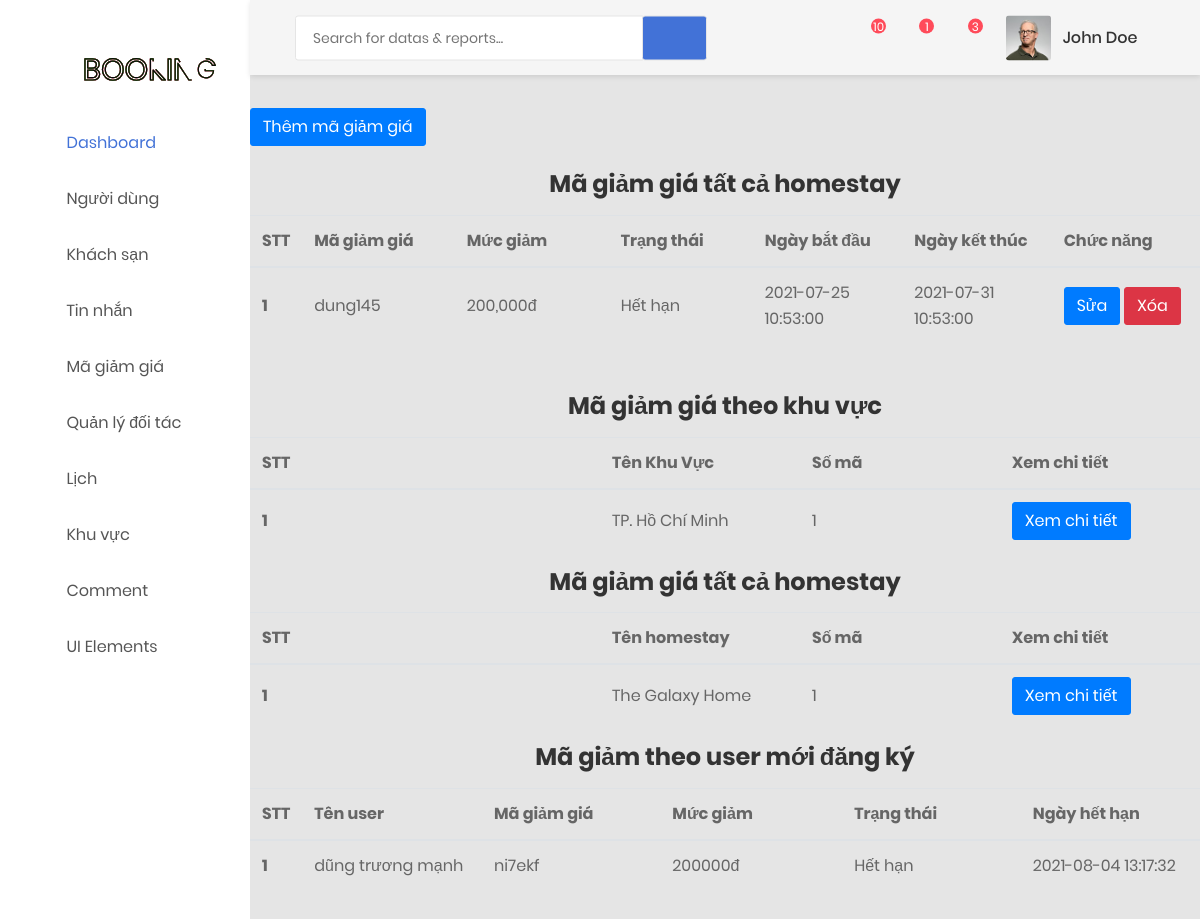
/admin/magiamgia.php, run on the app's committed database.
### tables this page shows
CREATE TABLE `maggall` (
  `id` int(11) NOT NULL,
  `magiamgia` text NOT NULL,
  `mucgiam` int(11) NOT NULL,
  `status` int(11) NOT NULL,
  `time_up` datetime NOT NULL,
  `time_out` datetime NOT NULL,
  `time` datetime NOT NULL
);

CREATE TABLE `khuvuc` (
  `id` int(11) NOT NULL,
  `name` varchar(50) NOT NULL,
  `image` text NOT NULL,
  `address` text NOT NULL,
  `time` datetime NOT NULL
);

CREATE TABLE `khachsan` (
  `id` int(11) NOT NULL,
  `id_doitac` int(11) NOT NULL,
  `name` text NOT NULL,
  `price` int(11) NOT NULL,
  `address` text NOT NULL,
  `phone` text NOT NULL,
  `love` bit(1) NOT NULL,
  `image` text NOT NULL,
  `sophong` int(11) NOT NULL,
  `id_khuvuc` int(11) NOT NULL,
  `danhgia` text NOT NULL,
  `time` datetime NOT NULL
);

CREATE TABLE `mgguser` (
  `id` int(11) NOT NULL,
  `id_user` int(11) NOT NULL,
  `status` int(11) NOT NULL,
  `magiamgia` text NOT NULL,
  `mucgiam` int(11) NOT NULL,
  `time_out` datetime NOT NULL,
  `time` datetime NOT NULL
);

CREATE TABLE `user` (
  `id` int(11) NOT NULL,
  `name` varchar(50) NOT NULL,
  `email` text NOT NULL,
  `password` text NOT NULL,
  `address` text NOT NULL,
  `phone` text NOT NULL,
  `avatar` text NOT NULL,
  `time` datetime NOT NULL
);

### admin/connect.php (called while the page is built, shortened)
<?php
    $timestamp = time();
    $today = date('Y-m-d H:i:s',$timestamp);
?>

### admin/magiamgia.php (the view, shortened to what this page needs)
<?php
    include 'header.php';
?>
<a href="addmagiamgia.php" class="btn btn-primary my-2">Thêm mã giảm giá</a>
<h3 class="text-center my-3">Mã giảm giá tất cả homestay</h3>
<table class="table">
  <thead>
    <tr>
      <th scope="col">STT</th>
      <th scope="col">Mã giảm giá</th>
      <th scope="col">Mức giảm</th>
      <th scope="col">Trạng thái</th>
      <th scope="col">Ngày bắt đầu</th>
      <th scope="col">Ngày kết thúc</th>
      <th scope="col">Chức năng</th>
    </tr>
  </thead>
  <tbody>
    <?php
        $sql_all = "SELECT * FROM maggall";
        $result_all = $conn->query($sql_all);
        if($result_all->num_rows > 0){
            $dem_all = 0;
            while($row_all = $result_all->fetch_assoc()){
                $dem_all++;
                $id_all = $row_all['id'];
                $magiamgia_all = $row_all['magiamgia'];
                $time_up_all = $row_all['time_up'];
                $mucgiam_all = $row_all['mucgiam'];
                $time_out_all = $row_all['time_out'];
                $status_all = $row_all['status'];
                echo '<tr>
                <th scope="row">'.$dem_all.'</th>
                <td>'.$magiamgia_all.'</td>';
                if($status_all == 1){
                  echo '<td>'.number_format($mucgiam_all).'đ</td>';
                }else{
                  echo '<td>'.$mucgiam_all.'%</td>';
                }
                if(strtotime($time_out_all) > strtotime($today)){
                  echo '<td>Còn hạn</td>';
                }else{
                  echo '<td>Hết hạn</td>';
                }
                echo '<td>'.$time_up_all.'</td>
                <td>'.$time_out_all.'</td>
                <td>
                  <a class="btn btn-primary" href="editmaggall.php?id='.$id_all.'">Sửa</a>
                  <a class="btn btn-danger" onclick="return confirm(\'Bạn có muốn xóa không ?\')" href="deletemaggall.php?id='.$id_all.'">Xóa</a>
                </td>
              </tr>';
            }
        }
    ?>
  </tbody>
</table>
<h3 class="text-center my-3 mt-5">Mã giảm giá theo khu vực</h3>
<table class="table">
  <thead>
    <tr>
      <th scope="col">STT</th>
      <th scope="col">Tên Khu Vực</th>
      <th scope="col">Số mã</th>
      <th scope="col">Xem chi tiết</th>
    </tr>
  </thead>
  <tbody>
    <?php
        $sql_1 = "SELECT DISTINCT id_khuvuc FROM mggkhuvuc";
        $result_1= $conn->query($sql_1);
        if($result_1->num_rows > 0){
            $dem_1 = 0;
            while($row_1 = $result_1->fetch_assoc()){
                $dem_1++;
                $id_1 = $row_1['id_khuvuc'];
                $sql_2= "SELECT * FROM khuvuc WHERE id = $id_1";
                $result_2 = $conn -> query($sql_2);
                if($result_2->num_rows > 0){
                    while($row_2 = $result_2->fetch_assoc()){
                      $name_khuvuc = $row_2['name'];
                    }
                }
                $sql_all = "SELECT * FROM mggkhuvuc WHERE id_khuvuc = $id_1";
                $result_all = $conn->query($sql_all);
                if($result_all->num_rows > 0){
                    $dem_2=0;
                    while($row_all = $result_all->fetch_assoc()){
                        $dem_2++;
                    }
                }
                echo '<tr>
                <th scope="row">'.$dem_1.'</th>
                <td>'.$name_khuvuc.'</td>
                <td>'.$dem_2.'</td>
                <td><a class="btn btn-primary" href="magiamgiadetail.php?id='.$id_1.'&loai=khuvuc">Xem chi tiết</a></td>
              </tr>';
            }
        }
    ?>
  </tbody>
</table>
<h3 class="text-center my-3">Mã giảm giá tất cả homestay</h3>
<table class="table">
  <thead>
    <tr>
      <th  scope="col">STT</th>
      <th  scope="col">Tên homestay</th>
      <th  scope="col">Số mã</th>
      <th  scope="col">Xem chi tiết</th>
    </tr>
  </thead>
  <tbody>
    <?php
        $sql_ma = "SELECT DISTINCT id_khachsan FROM phieugiamgia";
        $result_ma = $conn->query($sql_ma);
        if($result_ma->num_rows > 0){
            $dem1 = 0;
            while($row_ma = $result_ma->fetch_assoc()){
                $dem1++;
                $id_hs = $row_ma['id_khachsan'];
                $sql_hs = "SELECT * FROM khachsan WHERE id = $id_hs";
                $result_hs = $conn -> query($sql_hs);
                if($result_hs->num_rows > 0){
                    while($row_hs = $result_hs->fetch_assoc()){
                      $name = $row_hs['name'];
                    }
                }
                $sql_magiam = "SELECT * FROM phieugiamgia WHERE id_khachsan = $id_hs";
                $result_magiam = $conn->query($sql_magiam);
                if($result_magiam->num_rows > 0){
                    $dem=0;
                    while($row_magiam = $result_magiam->fetch_assoc()){
                        $dem++;
                    }
                }
                echo '<tr>
                <th scope="row">'.$dem1.'</th>
                <td>'.$name.'</td>
                <td>'.$dem.'</td>
                <td><a class="btn btn-primary" href="magiamgiadetail.php?id='.$id_hs.'&loai=homestay">Xem chi tiết</a></td>
              </tr>';
            }
        }
    ?>
  </tbody>
</table>
<h3 class="text-center my-3">Mã giảm theo user mới đăng ký</h3>
<table class="table">
  <thead>
    <tr>
      <th scope="col">STT</th>
      <th scope="col">Tên user</th>
      <th scope="col">Mã giảm giá</th>
      <th scope="col">Mức giảm</th>
      <th scope="col">Trạng thái</th>
      <th scope="col">Ngày hết hạn</th>
    </tr>
  </thead>
  <tbody>
    <?php
        $sql_mauser = "SELECT* FROM mgguser";
        $result_mauser = $conn->query($sql_mauser);
        if($result_mauser->num_rows > 0){
            $dem1 = 0;
            while($row_mauser = $result_mauser->fetch_assoc()){
                $dem1++;
                $name_magguser = $row_mauser['magiamgia'];
                $time_out = $row_mauser['time_out'];
                $mucgiam = $row_mauser['mucgiam'];
                $id_user = $row_mauser['id_user'];
                $sql_user = "SELECT * FROM user WHERE id = $id_user";
                $result_user = $conn -> query($sql_user);
                if($result_user->num_rows > 0){
                  while($row_user = $result_user->fetch_assoc()){
                    $name_user = $row_user['name'];
                  }
                }
                echo '<tr>
                <th scope="row">'.$dem1.'</th>
                <td>'.$name_user.'</td>
                <td>'.$name_magguser.'</td>
                <td>'.$mucgiam.'đ</td>';
                if(strtotime($time_out) > strtotime($today)){
                  echo '<td>Còn hạn</td>';
                }else{
                  echo '<td>Hết hạn</td>';
                }
              echo '
              <td>'.$time_out.'</td>
              </tr>';
            }
        }
    ?>
  </tbody>
</table>
<?php
    include 'footer.php';
?>

### data on the page
maggall: magiamgia "dung145", mucgiam "200,000", shows "Hết hạn", time_up "2021-07-25 10:53:00", time_out "2021-07-31 10:53:00"
khuvuc: name "TP. Hồ Chí Minh"
khachsan: name "The Galaxy Home"
mgguser: id_user.name "dũng trương mạnh", magiamgia "ni7ekf", mucgiam "200000", shows "Hết hạn", time_out "2021-08-04 13:17:32"

### other printed values
$dem "10"
$dem_2 "1"
$dem "1"
